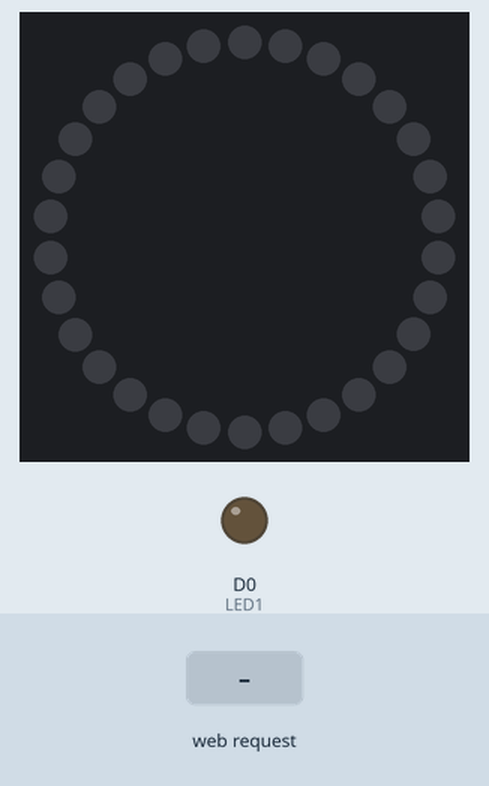
Recording of a sketch running on a simulated ESP8266 (NodeMCU). Parts: 30 RGB LEDs in a ring, first at the top, clockwise, output pins drawn as LEDs (lit = HIGH). Inputs (shaded band) come from the test bench. Dim RGB values are drawn brighter than linear; WiFi joins after 1.5 s; servers stay silent unless stated; what the sketch prints to the serial monitor is not drawn.

Above: at 2.7 s.
2.8 s: HTTP request GET /LED1/on received
At 3.5 s:
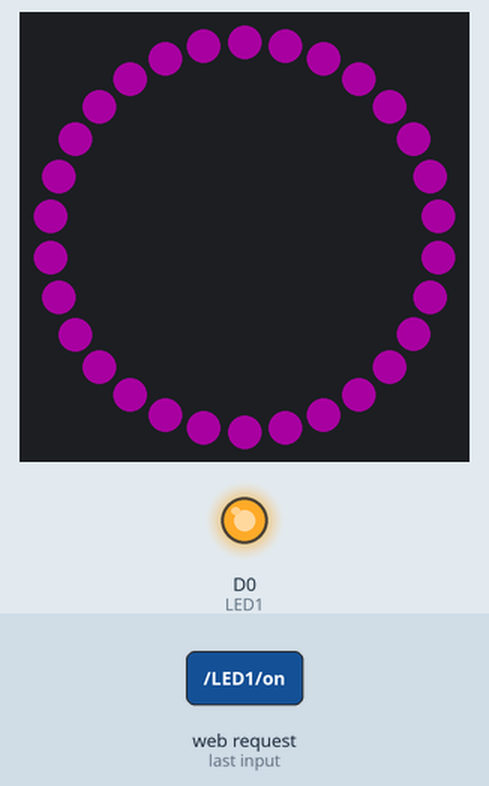
4.3 s: HTTP request GET /LED1/off received
At 4.6 s:
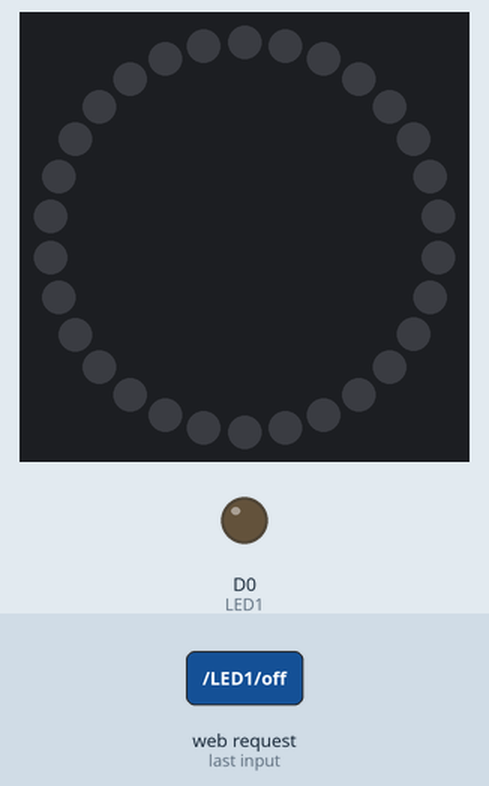
Timing chart, 0 to 7.3 s (numbered marks = the images above; inputs shaded):
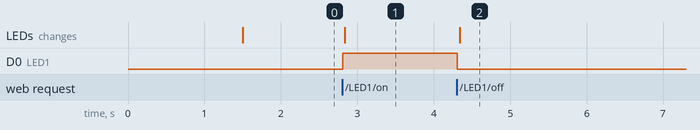

The sketch:

HTTP_WEB.ino
```cpp
#include <ESP8266WiFi.h>
#include <Adafruit_NeoPixel.h>
#include <SPI.h>
#include <BlynkSimpleEsp8266.h>

#define PIN D2
#define NUMPIXELS 30
#define BLYNK_PRINT Serial
Adafruit_NeoPixel pixels = Adafruit_NeoPixel(NUMPIXELS, PIN, NEO_GRB + NEO_KHZ800);

const char* ssid = "Alpha_Home";  // Enter SSID here
const char* password = "Home123*"; //Enter Password here
// Variable to store the HTTP request
String header;
String LED1State = "off";
const int LED1 = D0;
WiFiServer server(80);

void setup() {
  Serial.begin(115200);
  pinMode(LED1, OUTPUT);
  digitalWrite(LED1, LOW);
 Serial.print("Connecting to ");
 Serial.println(ssid);
WiFi.begin(ssid, password);
while (WiFi.status() != WL_CONNECTED) {
    delay(500);
   Serial.print(".");
 }
// Print local IP address and start web server
 Serial.println("");
  Serial.println("WiFi connected-->");
  Serial.println("Copy this IP address: ");
  Serial.println(WiFi.localIP());
  server.begin();

  pixels.begin();
}

void loop(){
  WiFiClient client = server.available();
  if (client) {                             // If a new client connects,
    Serial.println("new client connected");
    String currentLine = "";                // make a String to hold incoming data from the client
    while (client.connected())
      if (client.available()) {             // if there's bytes to read from the client,
        char c = client.read();
        Serial.write(c);
        header += c;
        if (c == '\n') {                    // if the byte is a newline character
          if (currentLine.length() == 0) {
            client.println("HTTP/1.1 200 OK");
            client.println("Content-type:text/html");
            client.println("Connection: close");
            client.println();

            if (header.indexOf("GET /LED1/on") >= 0) {
              Serial.println("LED1 on");
              LED1State = "on";
              digitalWrite(LED1, HIGH);
              pixels.clear();
              for(int i=0;i<NUMPIXELS;i++){
                pixels.setPixelColor(i, pixels.Color(43,0,553));
                pixels.show();
              }
            } else if (header.indexOf("GET /LED1/off") >= 0) {
              Serial.println("LED1 off");
              LED1State = "off";
              digitalWrite(LED1, LOW);
              pixels.clear();
              for(int i=0;i<NUMPIXELS;i++){
                pixels.setPixelColor(i, pixels.Color(0,0,0));
                pixels.show();
              }
            }

            // Display the HTML web page
            client.println("<!DOCTYPE html><html>");
            client.println("<head><meta name=\"viewport\" content=\"width=device-width, initial-scale=1\">");
            client.println("<link rel=\"icon\" href=\"data:,\">");
            client.println("<style>html { font-family: Cairo; display: inline; margin: 0px auto; text-align: center; background-color: #ccffb3;}");
            client.println(".button { background-color: #006699; border: none; color: white; padding: 16px 40px;");
            client.println("text-decoration: none; font-size: 35px; margin: 2px; cursor: pointer;}");
            client.println(".button2 {background-color: #555555;}</style></head>");

            client.println("<svg width=\"300\" height=\"80\"><text fill=\"#00bfbf\" font-family=\"serif\" font-size=\"24\" id=\"svg_1\" stroke=\"#000000\" text-anchor=\"middle\" transform=\"matrix(1.35388 0 0 1.42308 -6.66283 -8.67308)\" x=\"86.5\" xml:space=\"preserve\" y=\"41.5\">Circuit Digest</text></svg>");

            // Web Page Heading
            client.println("<body><h1>Welcome to ESP12e Web Server</h1>");
            client.println("<p>LED1_State: " + LED1State + "</p>");
            // If the LED1State is off, it displays the ON button
            if (LED1State=="off") {
              client.println("<p><a href=\"/LED1/on\"><button class=\"button\">ON</button></a></p>");
              client.println("<svg width=\"500\" height=\"300\"><ellipse cx=\"258.5\" cy=\"125.5\" fill=\"#ffffff\" rx=\"47\" ry=\"52\" stroke=\"#ffffaa\" stroke-width=\"5\"/><rect fill=\"#cccccc\" height=\"40\" stroke=\"#ffffaa\" stroke-width=\"5\" transform=\"rotate(-0.485546 261 187.5)\" width=\"39\" x=\"241.5\" y=\"167.5\"/></svg>");

            } else {
              client.println("<p><a href=\"/LED1/off\"><button class=\"button button2\">OFF</button></a></p>");
              client.println("<svg width=\"500\" height=\"300\"><ellipse cx=\"258.5\" cy=\"125.5\" fill=\"#ff7f00\" rx=\"47\" ry=\"52\" stroke=\"#ffffaa\" stroke-width=\"5\"/><rect fill=\"#cccccc\" height=\"40\" stroke=\"#ffffaa\" stroke-width=\"5\" transform=\"rotate(-0.485546 261 187.5)\" width=\"39\" x=\"241.5\" y=\"167.5\"/></svg>");

            }
            client.println("</body></html>");
            client.println();
            break;
          } else {
            currentLine = "";
          }
        } else if (c != '\r') {
          currentLine += c;
        }
      }
    }
    header = "";
    client.stop();
    Serial.println("Client disconnected");
    Serial.println("");
  }
```

Measured:
- after the input at 2.8 s, D0 (LED1): LOW → HIGH at once; the LEDs: change at once (image 1)
- after the input at 4.3 s, D0 (LED1): HIGH → LOW at once; the LEDs: change at once (image 2)
